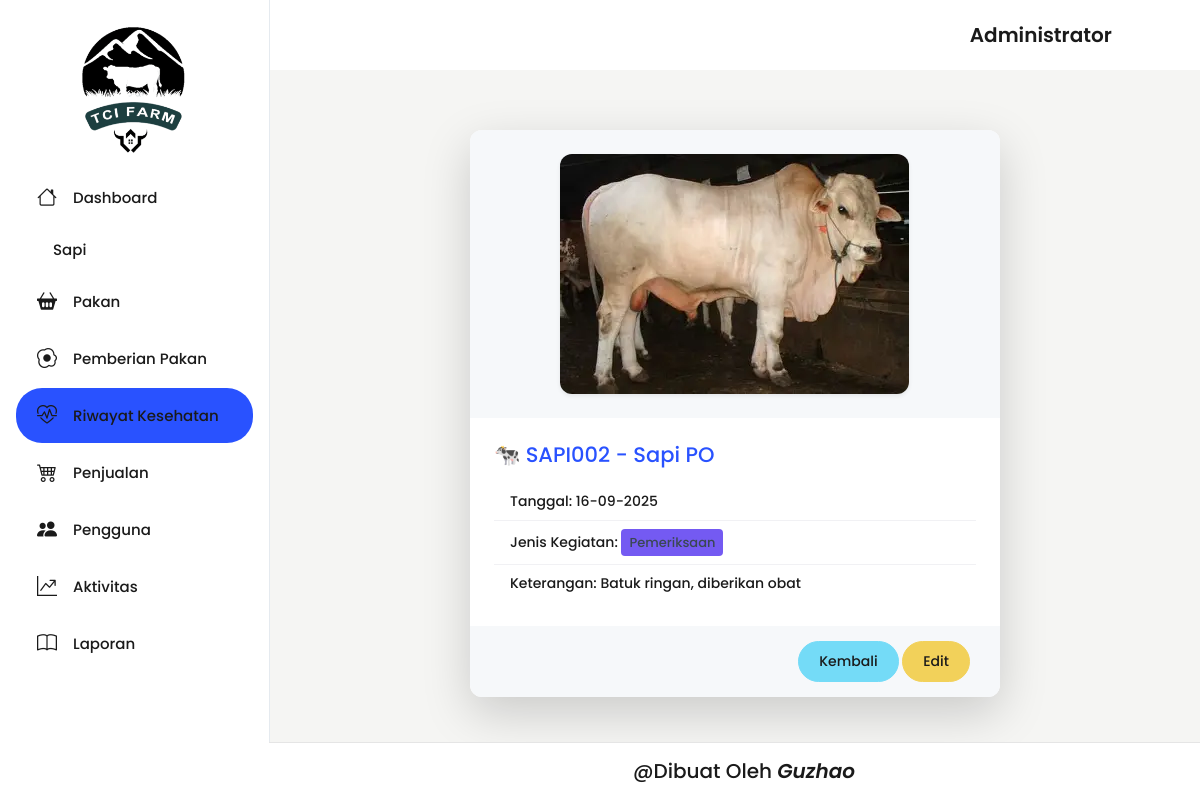
Page /backend/pages/riwayat_kesehatan/detail.php?id=2 (signed in) on the committed database.
### tables this page shows
CREATE TABLE `riwayat_kesehatan` (
  `id_riwayat` int NOT NULL,
  `id_sapi` int DEFAULT NULL,
  `tanggal` date DEFAULT NULL,
  `jenis_kegiatan` varchar(100) DEFAULT NULL,
  `keterangan` text
);

CREATE TABLE `sapi` (
  `id_sapi` int NOT NULL,
  `kode_sapi` varchar(20) NOT NULL,
  `jenis_sapi` varchar(50) NOT NULL,
  `jenis_kelamin` enum('Jantan','Betina') NOT NULL,
  `berat_badan_kg` decimal(10,2) DEFAULT NULL,
  `status_kesehatan` varchar(100) DEFAULT NULL,
  `lokasi_kandang` varchar(50) DEFAULT NULL,
  `tanggal_masuk` date DEFAULT NULL,
  `gambar` varchar(255) DEFAULT NULL,
  `status_sapi` enum('Aktif','Dijual','Terjual','Mati') NOT NULL DEFAULT 'Aktif'
);

### backend/pages/riwayat_kesehatan/detail.php (the view, shortened to what this page needs)
<?php
include '../../../config/connection.php';
include '../../partials/header.php';
include '../../partials/sidebar.php';
include '../../partials/navbar.php';
$id = $_GET['id'] ?? null;
$q = "
  SELECT rk.*, s.kode_sapi, s.jenis_sapi, s.gambar
  FROM riwayat_kesehatan rk
  JOIN sapi s ON rk.id_sapi = s.id_sapi
  WHERE rk.id_riwayat = '$id'
";
$result = mysqli_query($connect, $q) or die(mysqli_error($connect));
$data = mysqli_fetch_object($result);
?>
<div class="container-fluid">
  <div class="row justify-content-center">
    <div class="col-md-8">
      <div class="card shadow-lg border-0 rounded-3 overflow-hidden">
        <div class="text-center bg-light p-4">
          <?php if (!empty($data->gambar)): ?>
            <img src="../../../storages/sapi/<?= $data->gambar ?>"
              alt="Foto Sapi" class="img-fluid rounded-3 shadow-sm" style="max-height: 280px;">
          <?php else: ?>
            <div class="border rounded p-5 text-muted">Tidak ada gambar</div>
          <?php endif; ?>
        </div>
        <div class="card-body p-4">
          <h4 class="mb-3 text-primary">🐄 <?= $data->kode_sapi ?> - <?= $data->jenis_sapi ?></h4>
          <ul class="list-group list-group-flush">
            <li class="list-group-item">
              <strong>Tanggal:</strong> <?= date('d-m-Y', strtotime($data->tanggal)) ?>
            </li>
            <li class="list-group-item">
              <strong>Jenis Kegiatan:</strong>
              <span class="badge bg-info text-dark"><?= htmlspecialchars($data->jenis_kegiatan) ?></span>
            </li>
            <li class="list-group-item">
              <strong>Keterangan:</strong>
              <?= $data->keterangan ? htmlspecialchars($data->keterangan) : '<em>Tidak ada keterangan</em>' ?>
            </li>
          </ul>
        </div>
        <div class="card-footer text-end bg-light">
          <a href="./index.php" class="btn btn-secondary">Kembali</a>
          <a href="./edit.php?id=<?= $data->id_riwayat ?>" class="btn btn-warning">Edit</a>
        </div>
      </div>
    </div>
  </div>
</div>
<?php
include '../../partials/footer.php';
include '../../partials/script.php';
?>

### backend/template_admin/src/assets/css/custom.css (style rules this page uses)
.body-wrapper .container-fluid, .body-wrapper .container-sm, .body-wrapper .container-md, .body-wrapper .container-lg, .body-wrapper .container-xl, .body-wrapper .container-xxl { max-width: 100% !important; margin: 0 !important; padding: 30px !important; padding-top: 65px !important; }
body, .table, .card, .btn, .navbar { font-family: 'Poppins', sans-serif; font-weight: 500; color: #1a1a1a; }
html, body, * { font-family: 'Poppins', sans-serif !important; font-weight: 500 !important; color: #1a1a1a !important; }

### rows in the picture
riwayat_kesehatan: id_sapi.gambar (picture), id_sapi.kode_sapi "SAPI002", id_sapi.jenis_sapi "Sapi PO", tanggal "16-09-2025", jenis_kegiatan "Pemeriksaan", keterangan "Batuk ringan, diberikan obat"

### other values in the picture
$_SESSION['hak_akses'] "Administrator"
